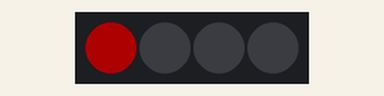
This sketch was run on a simulated Arduino Uno, built with avr-gcc and run on an emulated ATmega328P. Shown: 4 RGB LEDs in strip order, left to right. Dim RGB values are drawn brighter than linear.

Above: at 0.15 s.
At 2.7 s:
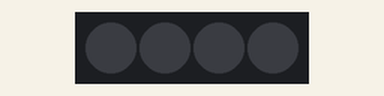
At 3.65 s:
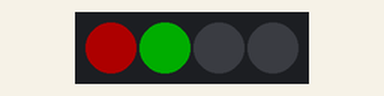
At 4.7 s:
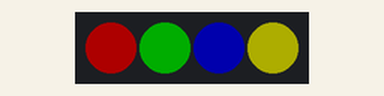
At 7.15 s:
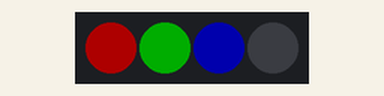
Timing chart, 0 to 7.5 s (numbered marks = the images above):
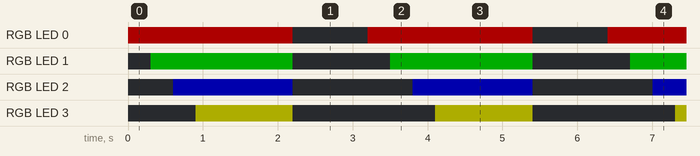

The sketch:

NeoPixel03.ino
```cpp
#include <Adafruit_NeoPixel.h>

#define PIN 0
#define NUMPIXELS 4

Adafruit_NeoPixel pixels(NUMPIXELS, PIN);

// 제어할 색상들을 미리 배열로 정의 (빨강, 초록, 파랑, 노랑)
uint32_t colors[4];

void setup() {
  pixels.begin();
  pixels.clear();
  pixels.setBrightness(255 / 100.0 * 20);

  // 사용할 색상 데이터 채워 넣기
  colors[0] = pixels.Color(255, 0, 0);   // 0번: 빨강
  colors[1] = pixels.Color(0, 255, 0);   // 1번: 초록
  colors[2] = pixels.Color(0, 0, 255);   // 2번: 파랑
  colors[3] = pixels.Color(255, 255, 0); // 3번: 노랑
}

void loop() {
  // 1. 0.3초 간격으로 LED가 하나씩 차례대로 켜짐
  for(int i = 0; i < NUMPIXELS; i++) {
    pixels.setPixelColor(i, colors[i]); // i번째 LED에 i번째 색상 지정
    pixels.show();
    delay(300); // 다음 LED가 켜질 때까지 대기
  }

  // 4개가 다 켜진 상태로 1초간 유지
  delay(1000);

  // 2. 전체 LED를 동시에 끄기
  pixels.clear();
  pixels.show();

  // 꺼진 상태로 1초간 유지 후 다시 loop의 처음으로 이동
  delay(1000);
}
```

Measured:
- by itself, RGB LED 0: alternates RGB(51, 0, 0) for 2.2 s and off for 1.0 s
- by itself, RGB LED 1: alternates RGB(0, 51, 0) for 1.9 s and off for 1.3 s
- by itself, RGB LED 2: alternates RGB(0, 0, 51) for 1.6 s and off for 1.6 s
- by itself, RGB LED 3: alternates RGB(51, 51, 0) for 1.3 s and off for 1.9 s
